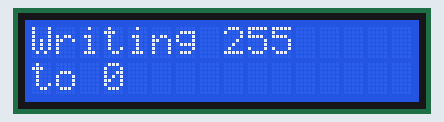
Recording of a program running on a simulated Arduino Nano, built with avr-gcc and run on an emulated ATmega328P. Shown: 16×2 character LCD. Wiring (inferred from the names in the program): 24Cxx EEPROM at I2C address 0x50. EEPROM starts erased.

Above: at 0.1 s.
At 1.9 s:
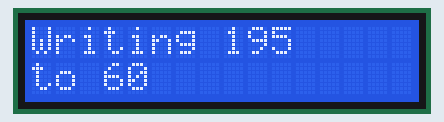
At 4.0 s:
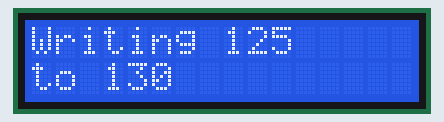
At 7.8 s:
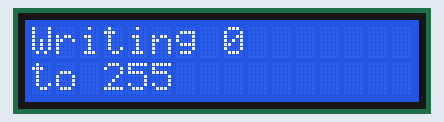
At 14.8 s:
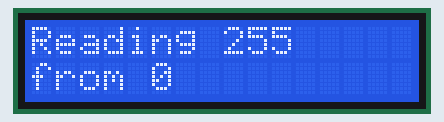
At 21.4 s:
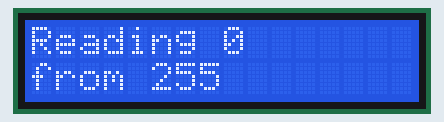

The program:

main.cpp
```cpp
#include <Arduino.h>
#include <Wire.h>
#include <LiquidCrystal.h>

#define EEPROM_I2C_ADDRESS 0x50 // I2C ADDRESS = B01010000

const int rs = 12, en = 11, d4 = 2, d5 = 3, d6 = 4, d7 = 5;
LiquidCrystal Lcd(rs, en, d4, d5, d6, d7);

void writeEEPROM(int address, byte data, int i2c_address)
{
    Wire.beginTransmission(i2c_address);
    Wire.write((int)(address & 0xFF));
    Wire.write(data);
    Wire.endTransmission();
    delay(5);
}

byte readEEPROM(int address, int i2c_address)
{
    byte data = 0xFF;
    Wire.beginTransmission(i2c_address);
    Wire.write((int)(address & 0xFF));
    Wire.endTransmission();
    Wire.requestFrom(i2c_address, 1);
    while (Wire.available())
    {
        data = Wire.read();
    }
    return data;
}

void setup()
{
    Serial.begin(57600);
    Wire.begin();
    Lcd.begin(16, 2);

    int value = 0xFF;

    for (int address = 0x00; address <= 0xFF; address++)
    {
        Lcd.clear();
        Lcd.setCursor(0,0);
        Lcd.print("Writing ");
        Lcd.print(value);
        Lcd.setCursor(0,1);
        Lcd.print("to ");
        Lcd.print(address);
        writeEEPROM(address, value--, EEPROM_I2C_ADDRESS);
        delay(20);
    }

    delay(5000);
    Lcd.clear();
    delay(2000);

    for (int address = 0; address < 0x100; address++)
    {
        Lcd.clear();
        Lcd.setCursor(0,0);
        Lcd.print("Reading ");
        Lcd.print(readEEPROM(address, EEPROM_I2C_ADDRESS));
        Lcd.setCursor(0,1);
        Lcd.print("from ");
        Lcd.print(address);
        delay(20);
    }

}

void loop()
{
}
```

Measured:
- what the display in image 3 shows lasts 5.0 s, from 7.8 s to 12.8 s
